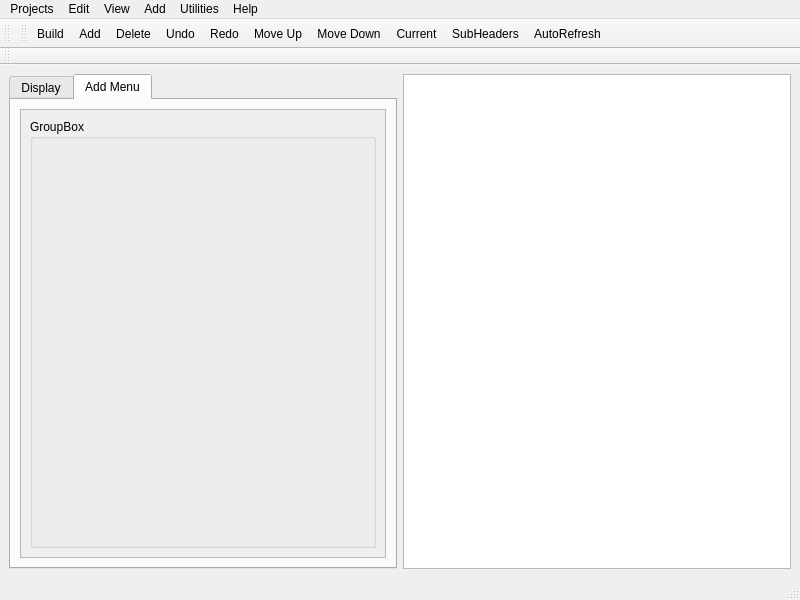
<?xml version="1.0" encoding="UTF-8"?>
<ui version="4.0">
 <class>MainWindow</class>
 <widget class="QMainWindow" name="MainWindow">
  <property name="geometry">
   <rect>
    <x>0</x>
    <y>0</y>
    <width>800</width>
    <height>600</height>
   </rect>
  </property>
  <property name="windowTitle">
   <string>MainWindow</string>
  </property>
  <widget class="QWidget" name="centralwidget">
   <layout class="QHBoxLayout" name="horizontalLayout">
    <item>
     <widget class="QTabWidget" name="tabWidget">
      <property name="currentIndex">
       <number>1</number>
      </property>
      <widget class="QWidget" name="tab">
       <attribute name="title">
        <string>Display</string>
       </attribute>
       <layout class="QVBoxLayout" name="displayLayout"/>
      </widget>
      <widget class="QWidget" name="Addtab">
       <attribute name="title">
        <string>Add Menu</string>
       </attribute>
       <layout class="QVBoxLayout" name="verticalLayout_2">
        <item>
         <widget class="QScrollArea" name="scrollArea">
          <property name="widgetResizable">
           <bool>true</bool>
          </property>
          <widget class="QWidget" name="scrollAreaWidgetContents">
           <property name="geometry">
            <rect>
             <x>0</x>
             <y>0</y>
             <width>364</width>
             <height>443</height>
            </rect>
           </property>
           <layout class="QVBoxLayout" name="verticalLayout">
            <item>
             <widget class="QGroupBox" name="iconGroupBox">
              <property name="title">
               <string>GroupBox</string>
              </property>
              <layout class="QGridLayout" name="iconGridLayout">
               <property name="leftMargin">
                <number>4</number>
               </property>
               <property name="topMargin">
                <number>4</number>
               </property>
               <property name="rightMargin">
                <number>4</number>
               </property>
               <property name="bottomMargin">
                <number>4</number>
               </property>
               <property name="spacing">
                <number>2</number>
               </property>
              </layout>
             </widget>
            </item>
           </layout>
          </widget>
         </widget>
        </item>
       </layout>
      </widget>
     </widget>
    </item>
    <item>
     <widget class="QTreeView" name="treeView">
      <property name="sizeAdjustPolicy">
       <enum>QAbstractScrollArea::AdjustToContents</enum>
      </property>
      <property name="iconSize">
       <size>
        <width>32</width>
        <height>32</height>
       </size>
      </property>
      <attribute name="headerDefaultSectionSize">
       <number>200</number>
      </attribute>
      <attribute name="headerStretchLastSection">
       <bool>true</bool>
      </attribute>
     </widget>
    </item>
   </layout>
  </widget>
  <widget class="QMenuBar" name="menubar">
   <property name="geometry">
    <rect>
     <x>0</x>
     <y>0</y>
     <width>800</width>
     <height>22</height>
    </rect>
   </property>
   <widget class="QMenu" name="menuProject">
    <property name="title">
     <string>Projects</string>
    </property>
    <addaction name="actionNew"/>
    <addaction name="actionOpen"/>
    <addaction name="actionOpenExample"/>
    <addaction name="actionSave"/>
    <addaction name="actionSave_Project_as_Current_Work"/>
    <addaction name="actionSaveTemplate"/>
    <addaction name="actionSaveNGC"/>
   </widget>
   <widget class="QMenu" name="menuView">
    <property name="title">
     <string>View</string>
    </property>
    <addaction name="actionHide_Selected_Field"/>
    <addaction name="actionShow_All_Fields"/>
    <addaction name="actionSingleView"/>
    <addaction name="actionDualView"/>
    <addaction name="actionTop_Bottom_Layout"/>
    <addaction name="actionSide_by_Side_Layout"/>
    <addaction name="actionMaster_Value_Column_Hidden"/>
    <addaction name="actionSub_Groups_in_Master_Tree"/>
    <addaction name="actionSave_as_Default_Layout"/>
   </widget>
   <widget class="QMenu" name="actionMenuAdd">
    <property name="title">
     <string>Add</string>
    </property>
    <addaction name="actionAdd_a_Prototype_Subroutine"/>
    <addaction name="actionImport_a_Project_File"/>
   </widget>
   <widget class="QMenu" name="actionUtilMenu">
    <property name="title">
     <string>Utilities</string>
    </property>
    <widget class="QMenu" name="menuEdit_Preferences">
     <property name="title">
      <string>Edit Preferences</string>
     </property>
    </widget>
    <widget class="QMenu" name="menuValidation">
     <property name="title">
      <string>ValidationMenu</string>
     </property>
     <addaction name="actionValAllDlg"/>
     <addaction name="actionValFeatDlg"/>
     <addaction name="actionValFeatNone"/>
     <addaction name="actionValNoDlg"/>
    </widget>
    <addaction name="actionChUnits"/>
    <addaction name="actionAutoRefresh"/>
    <addaction name="actionLoadTools"/>
    <addaction name="actionSave_Values_as_Default"/>
    <addaction name="actionDelete_Custom_Default_Value"/>
    <addaction name="menuValidation"/>
    <addaction name="menuEdit_Preferences"/>
   </widget>
   <widget class="QMenu" name="menuHelp">
    <property name="title">
     <string>Help</string>
    </property>
    <addaction name="actionYouTube"/>
    <addaction name="actionCNCHome"/>
    <addaction name="actionForum"/>
    <addaction name="actionAbout"/>
   </widget>
   <widget class="QMenu" name="menuEdit">
    <property name="title">
     <string>Edit</string>
    </property>
    <addaction name="actionUndo"/>
    <addaction name="actionRedo"/>
    <addaction name="actionCut"/>
    <addaction name="actionCopy"/>
    <addaction name="actionPaste"/>
    <addaction name="actionAdd"/>
    <addaction name="actionDuplicate"/>
    <addaction name="actionMoveUp"/>
    <addaction name="actionMoveDown"/>
    <addaction name="actionRemoveItm"/>
    <addaction name="actionAppendItm"/>
   </widget>
   <addaction name="menuProject"/>
   <addaction name="menuEdit"/>
   <addaction name="menuView"/>
   <addaction name="actionMenuAdd"/>
   <addaction name="actionUtilMenu"/>
   <addaction name="menuHelp"/>
  </widget>
  <widget class="QStatusBar" name="statusbar"/>
  <widget class="QToolBar" name="nc_toolbar1">
   <property name="windowTitle">
    <string>toolBar_2</string>
   </property>
   <attribute name="toolBarArea">
    <enum>TopToolBarArea</enum>
   </attribute>
   <attribute name="toolBarBreak">
    <bool>false</bool>
   </attribute>
  </widget>
  <widget class="QToolBar" name="toolBar">
   <property name="windowTitle">
    <string>toolBar</string>
   </property>
   <attribute name="toolBarArea">
    <enum>TopToolBarArea</enum>
   </attribute>
   <attribute name="toolBarBreak">
    <bool>false</bool>
   </attribute>
   <addaction name="actionBuild"/>
   <addaction name="actionAdd"/>
   <addaction name="actionDelete"/>
   <addaction name="actionUndo"/>
   <addaction name="actionRedo"/>
   <addaction name="actionMoveUp"/>
   <addaction name="actionMoveDown"/>
   <addaction name="actionCurrent"/>
   <addaction name="actionSubHeaders"/>
   <addaction name="actionAutoRefresh"/>
  </widget>
  <widget class="QToolBar" name="nc_toolbar">
   <property name="windowTitle">
    <string>toolBar_2</string>
   </property>
   <property name="toolTip">
    <string>Nc_toolbar</string>
   </property>
   <attribute name="toolBarArea">
    <enum>TopToolBarArea</enum>
   </attribute>
   <attribute name="toolBarBreak">
    <bool>true</bool>
   </attribute>
  </widget>
  <action name="actionUndo">
   <property name="text">
    <string>Undo</string>
   </property>
  </action>
  <action name="actionRedo">
   <property name="text">
    <string>Redo</string>
   </property>
  </action>
  <action name="actionSave">
   <property name="text">
    <string>Save</string>
   </property>
  </action>
  <action name="actionOpen">
   <property name="text">
    <string>Open</string>
   </property>
  </action>
  <action name="actionOpenExample">
   <property name="text">
    <string>Open Example</string>
   </property>
  </action>
  <action name="actionCurrent">
   <property name="text">
    <string>Current</string>
   </property>
  </action>
  <action name="actionSubHeaders">
   <property name="checkable">
    <bool>true</bool>
   </property>
   <property name="text">
    <string>SubHeaders</string>
   </property>
  </action>
  <action name="actionAutoRefresh">
   <property name="checkable">
    <bool>true</bool>
   </property>
   <property name="text">
    <string>AutoRefresh</string>
   </property>
  </action>
  <action name="actionNew">
   <property name="text">
    <string>New</string>
   </property>
  </action>
  <action name="actionSave_Project_as_Current_Work">
   <property name="text">
    <string>Save Project as Current Work</string>
   </property>
  </action>
  <action name="actionSaveTemplate">
   <property name="text">
    <string>Save Project as Default Template</string>
   </property>
  </action>
  <action name="actionSaveNGC">
   <property name="text">
    <string>Export Gcode as RS274NGC</string>
   </property>
  </action>
  <action name="actionHide_Selected_Field">
   <property name="text">
    <string>Hide Selected Field</string>
   </property>
  </action>
  <action name="actionShow_All_Fields">
   <property name="text">
    <string>Show All Fields</string>
   </property>
  </action>
  <action name="actionSingleView">
   <property name="text">
    <string>Single View</string>
   </property>
  </action>
  <action name="actionDualView">
   <property name="text">
    <string>Dual View</string>
   </property>
  </action>
  <action name="actionTop_Bottom_Layout">
   <property name="text">
    <string>Top/Bottom Layout</string>
   </property>
  </action>
  <action name="actionSide_by_Side_Layout">
   <property name="text">
    <string>Side by Side Layout</string>
   </property>
  </action>
  <action name="actionMaster_Value_Column_Hidden">
   <property name="text">
    <string>Master Value Column Hidden</string>
   </property>
  </action>
  <action name="actionSub_Groups_in_Master_Tree">
   <property name="text">
    <string>Sub-Groups in Master Tree</string>
   </property>
  </action>
  <action name="actionSave_as_Default_Layout">
   <property name="text">
    <string>Save as Default Layout</string>
   </property>
  </action>
  <action name="actionCut">
   <property name="text">
    <string>Cut</string>
   </property>
  </action>
  <action name="actionCopy">
   <property name="text">
    <string>Copy</string>
   </property>
  </action>
  <action name="actionPaste">
   <property name="text">
    <string>Paste</string>
   </property>
  </action>
  <action name="actionAdd">
   <property name="text">
    <string>Add</string>
   </property>
  </action>
  <action name="actionDuplicate">
   <property name="text">
    <string>Duplicate</string>
   </property>
  </action>
  <action name="actionRemoveItm">
   <property name="text">
    <string>Remove</string>
   </property>
   <property name="toolTip">
    <string>Remove Item</string>
   </property>
  </action>
  <action name="actionMoveUp">
   <property name="text">
    <string>Move Up</string>
   </property>
  </action>
  <action name="actionMoveDown">
   <property name="text">
    <string>Move Down</string>
   </property>
  </action>
  <action name="actionAdvanced">
   <property name="text">
    <string>Advanced</string>
   </property>
  </action>
  <action name="actionDrilling">
   <property name="text">
    <string>Drilling</string>
   </property>
  </action>
  <action name="actionGroups_Offsets_and_Rotaion">
   <property name="text">
    <string>Groups, Offsets and Rotaion</string>
   </property>
  </action>
  <action name="actionChange_Tool">
   <property name="text">
    <string>Change Tool</string>
   </property>
  </action>
  <action name="actionProbing">
   <property name="text">
    <string>Probing</string>
   </property>
  </action>
  <action name="actionMiscellaneous">
   <property name="text">
    <string>Miscellaneous</string>
   </property>
  </action>
  <action name="actionAdd_a_Prototype_Subroutine">
   <property name="text">
    <string>Add a Prototype Subroutine</string>
   </property>
  </action>
  <action name="actionImport_a_Project_File">
   <property name="text">
    <string>Import a Project File</string>
   </property>
  </action>
  <action name="actionSave_Values_as_Default">
   <property name="text">
    <string>Save Values as Defaults</string>
   </property>
  </action>
  <action name="actionDelete_Custom_Default_Value">
   <property name="text">
    <string>Delete Custom Default Value</string>
   </property>
  </action>
  <action name="actionYouTube">
   <property name="text">
    <string>NativeCAM on Youtube</string>
   </property>
   <property name="toolTip">
    <string>NativeCAM on Youtube</string>
   </property>
  </action>
  <action name="actionCNCHome">
   <property name="text">
    <string>Linuxcnc website</string>
   </property>
  </action>
  <action name="actionForum">
   <property name="text">
    <string>Linuxcnc Forum</string>
   </property>
  </action>
  <action name="actionAbout">
   <property name="text">
    <string>About</string>
   </property>
  </action>
  <action name="actionBuild">
   <property name="text">
    <string>Build</string>
   </property>
   <property name="toolTip">
    <string>Generate file and send it to linuxcnc</string>
   </property>
  </action>
  <action name="actionDelete">
   <property name="text">
    <string>Delete</string>
   </property>
  </action>
  <action name="actionAppendItm">
   <property name="text">
    <string>AppendItm</string>
   </property>
  </action>
  <action name="actionSaveUser">
   <property name="text">
    <string>SaveUser</string>
   </property>
  </action>
  <action name="actionDeleteUser">
   <property name="text">
    <string>DeleteUser</string>
   </property>
  </action>
  <action name="actionViewMenu">
   <property name="text">
    <string>ViewMenu</string>
   </property>
  </action>
  <action name="actionCollapse">
   <property name="text">
    <string>Collapse</string>
   </property>
  </action>
  <action name="actionSaveLayout">
   <property name="text">
    <string>SaveLayout</string>
   </property>
  </action>
  <action name="actionLoadCfg">
   <property name="text">
    <string>LoadCfg</string>
   </property>
  </action>
  <action name="actionImportXML">
   <property name="text">
    <string>ImportXML</string>
   </property>
  </action>
  <action name="actionValAllDlg">
   <property name="text">
    <string>ValAllDlg</string>
   </property>
  </action>
  <action name="actionValNoDlg">
   <property name="text">
    <string>ValNoDlg</string>
   </property>
  </action>
  <action name="actionValFeatDlg">
   <property name="text">
    <string>ValFeatDlg</string>
   </property>
  </action>
  <action name="actionValFeatNone">
   <property name="text">
    <string>ValFeatNone</string>
   </property>
  </action>
  <action name="actionLoadTools">
   <property name="text">
    <string>LoadTools</string>
   </property>
  </action>
  <action name="actionPreferences">
   <property name="text">
    <string>Preferences</string>
   </property>
  </action>
  <action name="actionChUnits">
   <property name="text">
    <string>Change Units to Imperial</string>
   </property>
   <property name="toolTip">
    <string>Change Units to Imperial</string>
   </property>
  </action>
  <action name="actionHideField">
   <property name="text">
    <string>HideField</string>
   </property>
  </action>
  <action name="actionShowF">
   <property name="text">
    <string>ShowF</string>
   </property>
  </action>
  <action name="actionRename">
   <property name="text">
    <string>Rename</string>
   </property>
  </action>
  <action name="actionChngGrp">
   <property name="text">
    <string>ChngGrp</string>
   </property>
  </action>
  <action name="actionDataType">
   <property name="text">
    <string>DataType</string>
   </property>
  </action>
  <action name="actionRevertType">
   <property name="text">
    <string>RevertType</string>
   </property>
  </action>
 </widget>
 <resources/>
 <connections/>
</ui>
